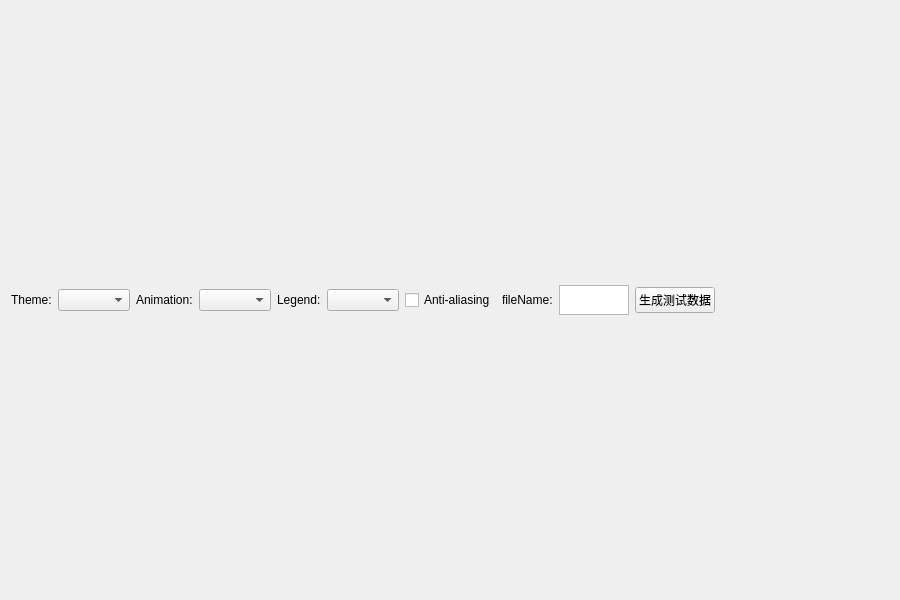
<?xml version="1.0" encoding="UTF-8"?>
<ui version="4.0">
 <class>ThemeWidgetForm</class>
 <widget class="QWidget" name="ThemeWidgetForm">
  <property name="windowModality">
   <enum>Qt::WindowModal</enum>
  </property>
  <property name="geometry">
   <rect>
    <x>0</x>
    <y>0</y>
    <width>900</width>
    <height>600</height>
   </rect>
  </property>
  <property name="windowTitle">
   <string>电梯故障预警</string>
  </property>
  <layout class="QGridLayout" name="gridLayout">
   <item row="0" column="0" colspan="3">
    <layout class="QHBoxLayout" name="horizontalLayout">
     <item>
      <widget class="QLabel" name="themeLabel">
       <property name="text">
        <string>Theme:</string>
       </property>
      </widget>
     </item>
     <item>
      <widget class="QComboBox" name="themeComboBox"/>
     </item>
     <item>
      <widget class="QLabel" name="animatedLabel">
       <property name="text">
        <string>Animation:</string>
       </property>
      </widget>
     </item>
     <item>
      <widget class="QComboBox" name="animatedComboBox"/>
     </item>
     <item>
      <widget class="QLabel" name="legendLabel">
       <property name="text">
        <string>Legend:</string>
       </property>
      </widget>
     </item>
     <item>
      <widget class="QComboBox" name="legendComboBox"/>
     </item>
     <item>
      <widget class="QCheckBox" name="antialiasCheckBox">
       <property name="text">
        <string>Anti-aliasing</string>
       </property>
       <property name="checked">
        <bool>false</bool>
       </property>
      </widget>
     </item>
     <item>
      <widget class="QLabel" name="legendLabel_2">
       <property name="text">
        <string>fileName:</string>
       </property>
      </widget>
     </item>
     <item>
      <widget class="QTextEdit" name="textEdit">
       <property name="sizePolicy">
        <sizepolicy hsizetype="MinimumExpanding" vsizetype="Fixed">
         <horstretch>0</horstretch>
         <verstretch>0</verstretch>
        </sizepolicy>
       </property>
       <property name="maximumSize">
        <size>
         <width>70</width>
         <height>30</height>
        </size>
       </property>
      </widget>
     </item>
     <item>
      <widget class="QPushButton" name="pushButton">
       <property name="text">
        <string>生成测试数据</string>
       </property>
      </widget>
     </item>
     <item>
      <spacer name="horizontalSpacer">
       <property name="orientation">
        <enum>Qt::Horizontal</enum>
       </property>
       <property name="sizeHint" stdset="0">
        <size>
         <width>40</width>
         <height>20</height>
        </size>
       </property>
      </spacer>
     </item>
    </layout>
   </item>
  </layout>
 </widget>
 <resources/>
 <connections>
  <connection>
   <sender>themeComboBox</sender>
   <signal>currentIndexChanged(int)</signal>
   <receiver>ThemeWidgetForm</receiver>
   <slot>updateUI()</slot>
   <hints>
    <hint type="sourcelabel">
     <x>20</x>
     <y>20</y>
    </hint>
    <hint type="destinationlabel">
     <x>20</x>
     <y>20</y>
    </hint>
   </hints>
  </connection>
  <connection>
   <sender>antialiasCheckBox</sender>
   <signal>toggled(bool)</signal>
   <receiver>ThemeWidgetForm</receiver>
   <slot>updateUI()</slot>
   <hints>
    <hint type="sourcelabel">
     <x>20</x>
     <y>20</y>
    </hint>
    <hint type="destinationlabel">
     <x>20</x>
     <y>20</y>
    </hint>
   </hints>
  </connection>
  <connection>
   <sender>legendComboBox</sender>
   <signal>currentIndexChanged(int)</signal>
   <receiver>ThemeWidgetForm</receiver>
   <slot>updateUI()</slot>
   <hints>
    <hint type="sourcelabel">
     <x>20</x>
     <y>20</y>
    </hint>
    <hint type="destinationlabel">
     <x>20</x>
     <y>20</y>
    </hint>
   </hints>
  </connection>
  <connection>
   <sender>animatedComboBox</sender>
   <signal>currentIndexChanged(int)</signal>
   <receiver>ThemeWidgetForm</receiver>
   <slot>updateUI()</slot>
   <hints>
    <hint type="sourcelabel">
     <x>20</x>
     <y>20</y>
    </hint>
    <hint type="destinationlabel">
     <x>20</x>
     <y>20</y>
    </hint>
   </hints>
  </connection>
 </connections>
 <slots>
  <slot>updateUI()</slot>
 </slots>
</ui>
